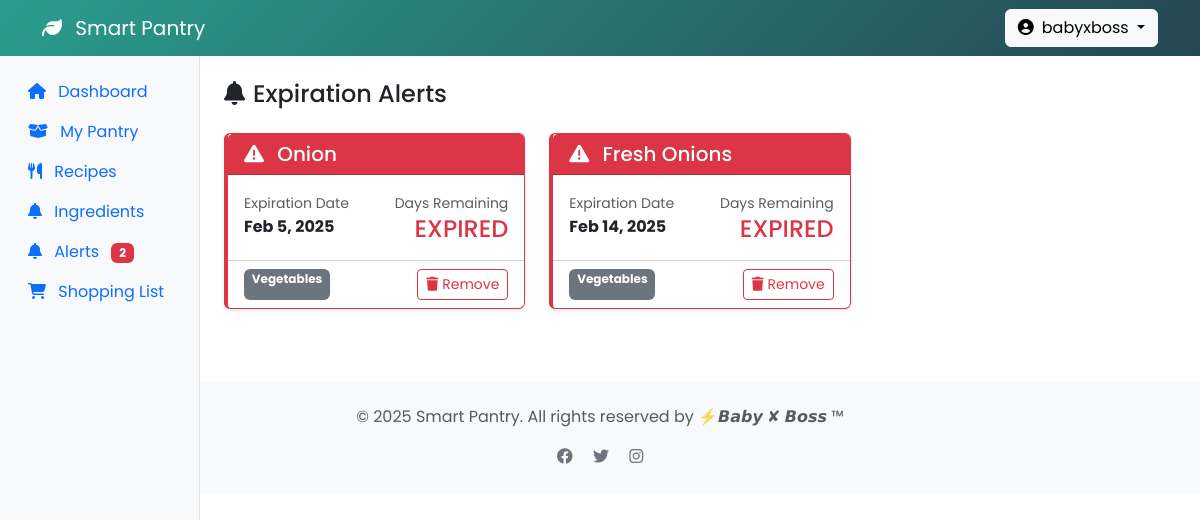
The app's page /alerts.php (signed in) with its own data.
### tables this page shows
CREATE TABLE `pantry_items` (
  `id` int(11) NOT NULL,
  `user_id` int(11) DEFAULT NULL,
  `alias_name` varchar(100) DEFAULT NULL,
  `ingredient` varchar(50) NOT NULL,
  `quantity` int(11) DEFAULT NULL,
  `expiration_date` date DEFAULT NULL,
  `date_added` datetime DEFAULT current_timestamp(),
  `category` enum('Vegetables','Fruits','Dairy','Meat','Grains','Beverages','Other') NOT NULL DEFAULT 'Other'
);

### alerts.php (the view, shortened to what this page needs)
<?php
require 'includes/db.php';
$alert_threshold = 3;
$today = new DateTime();
$threshold_date = $today->modify("+$alert_threshold days")->format('Y-m-d');
$stmt = $pdo->prepare("
    SELECT *,
           DATEDIFF(expiration_date, CURDATE()) AS days_remaining
    FROM pantry_items
    WHERE user_id = ?
    AND expiration_date <= ?
    ORDER BY expiration_date ASC
");
$stmt->execute([$_SESSION['user_id'], $threshold_date]);
$alert_items = $stmt->fetchAll();
?>
<?php include 'includes/header.php'; ?>
<div class="container-fluid">
    <div class="row">
        <?php include 'includes/sidebar.php'; ?>
        <main class="col-md-9 ms-sm-auto col-lg-10 px-md-4 py-4">
            <h4 class="mb-4"><i class="fas fa-bell me-2"></i>Expiration Alerts</h4>
            <?php if(empty($alert_items)): ?>
                <div class="alert alert-success">
                    <i class="fas fa-check-circle me-2"></i>
                    No expiring items! Your pantry is fresh!
                </div>
            <?php else: ?>
                <div class="row g-4">
                    <?php foreach($alert_items as $item):
                        $days_left = $item['days_remaining'];
                        $alert_type = $days_left < 0 ? 'danger' : ($days_left <= 2 ? 'warning' : 'info');
                    ?>
                    <div class="col-12 col-md-6 col-lg-4">
                        <div class="card alert-card border-<?= $alert_type ?> shadow-sm">
                            <div class="card-header bg-<?= $alert_type ?> text-white">
                                <h5 class="mb-0">
                                    <i class="fas fa-exclamation-triangle me-2"></i>
                                    <?= htmlspecialchars($item['alias_name']) ?>
                                </h5>
                            </div>
                            <div class="card-body">
                                <div class="row">
                                    <div class="col-6">
                                        <small class="text-muted">Expiration Date</small>
                                        <div class="fw-bold">
                                            <?= date('M j, Y', strtotime($item['expiration_date'])) ?>
                                        </div>
                                    </div>
                                    <div class="col-6 text-end">
                                        <small class="text-muted">Days Remaining</small>
                                        <div class="h4 mb-0 text-<?= $alert_type ?>">
                                            <?= $days_left >= 0 ? $days_left : 'EXPIRED' ?>
                                        </div>
                                    </div>
                                </div>
                            </div>
                            <div class="card-footer bg-transparent">
                                <div class="d-flex justify-content-between">
                                    <span class="badge bg-secondary">
                                        <?= $item['category'] ?>
                                    </span>
                                    <form method="POST" action="delete_item.php">
                                        <button type="submit" class="btn btn-sm btn-outline-danger">
                                            <i class="fas fa-trash"></i> Remove
                                        </button>
                                    </form>
                                </div>
                            </div>
                        </div>
                    </div>
                    <?php endforeach; ?>
                </div>
            <?php endif; ?>
        </main>
    </div>
</div>
<?php include 'includes/footer.php'; ?>

### includes/header.php (style rules this page uses)
:root { --primary-color: #2a9d8f; --secondary-color: #264653; --accent-color: #e9c46a; }
body { font-family: 'Poppins', sans-serif; background-color: #ffffff; }

### alerts.php (style rules this page uses)
.alert-card { transition: transform 0.2s; border-left-width: 4px; }

### records on screen
pantry_items: alias_name "Onion", expiration_date "Feb 5, 2025", category "Vegetables"
pantry_items: alias_name "Fresh Onions", expiration_date "Feb 14, 2025", category "Vegetables"

### other values on screen
$_SESSION['username'] "babyxboss"
$alert_count "2"
